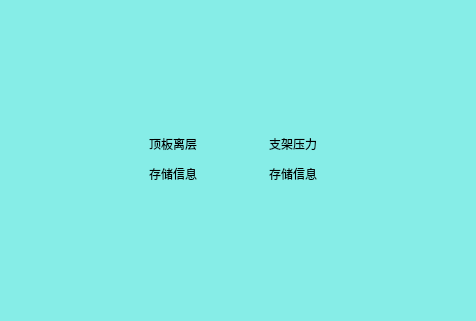
<?xml version="1.0" encoding="UTF-8"?>
<ui version="4.0">
 <class>Storesinformation</class>
 <widget class="QDialog" name="Storesinformation">
  <property name="geometry">
   <rect>
    <x>0</x>
    <y>0</y>
    <width>476</width>
    <height>321</height>
   </rect>
  </property>
  <property name="windowTitle">
   <string>Dialog</string>
  </property>
  <property name="styleSheet">
   <string notr="true">background-color: rgb(134,237,231);</string>
  </property>
  <widget class="QWidget" name="">
   <property name="geometry">
    <rect>
     <x>116</x>
     <y>12</y>
     <width>234</width>
     <height>257</height>
    </rect>
   </property>
   <layout class="QHBoxLayout" name="horizontalLayout">
    <item>
     <layout class="QVBoxLayout" name="verticalLayout">
      <item>
       <widget class="QPushButton" name="roofButton">
        <property name="minimumSize">
         <size>
          <width>111</width>
          <height>111</height>
         </size>
        </property>
        <property name="styleSheet">
         <string notr="true">QPushButton { background-color: rgb(134,237,231); border-radius: 3px; color: rgb(255, 255, 255); } QPushButton:focus { background-color: rgb(244,236,2); }</string>
        </property>
        <property name="text">
         <string/>
        </property>
        <property name="icon">
         <iconset resource="pingbao.qrc">
          <normaloff>:/new/prefix1/ICON/6/1 (44).png</normaloff>:/new/prefix1/ICON/6/1 (44).png</iconset>
        </property>
        <property name="iconSize">
         <size>
          <width>100</width>
          <height>100</height>
         </size>
        </property>
        <property name="flat">
         <bool>true</bool>
        </property>
       </widget>
      </item>
      <item>
       <widget class="QLabel" name="label">
        <property name="text">
         <string>&lt;html&gt;&lt;head/&gt;&lt;body&gt;&lt;p align=&quot;center&quot;&gt;顶板离层&lt;/p&gt;&lt;p align=&quot;center&quot;&gt;存储信息&lt;/p&gt;&lt;p align=&quot;center&quot;&gt;&lt;br/&gt;&lt;/p&gt;&lt;p align=&quot;center&quot;&gt;&lt;br/&gt;&lt;/p&gt;&lt;/body&gt;&lt;/html&gt;</string>
        </property>
       </widget>
      </item>
     </layout>
    </item>
    <item>
     <layout class="QVBoxLayout" name="verticalLayout_2">
      <item>
       <widget class="QPushButton" name="stentPressureButton">
        <property name="minimumSize">
         <size>
          <width>111</width>
          <height>111</height>
         </size>
        </property>
        <property name="styleSheet">
         <string notr="true">QPushButton { background-color: rgb(134,237,231); border-radius: 3px; color: rgb(255, 255, 255); } QPushButton:focus { background-color: rgb(244,236,2); }</string>
        </property>
        <property name="text">
         <string/>
        </property>
        <property name="icon">
         <iconset resource="pingbao.qrc">
          <normaloff>:/new/prefix1/ICON/6/1 (45).png</normaloff>:/new/prefix1/ICON/6/1 (45).png</iconset>
        </property>
        <property name="iconSize">
         <size>
          <width>100</width>
          <height>100</height>
         </size>
        </property>
        <property name="flat">
         <bool>true</bool>
        </property>
       </widget>
      </item>
      <item>
       <widget class="QLabel" name="label_2">
        <property name="text">
         <string>&lt;html&gt;&lt;head/&gt;&lt;body&gt;&lt;p align=&quot;center&quot;&gt;支架压力&lt;/p&gt;&lt;p align=&quot;center&quot;&gt;存储信息&lt;/p&gt;&lt;p align=&quot;center&quot;&gt;&lt;br/&gt;&lt;/p&gt;&lt;p align=&quot;center&quot;&gt;&lt;br/&gt;&lt;/p&gt;&lt;/body&gt;&lt;/html&gt;</string>
        </property>
       </widget>
      </item>
     </layout>
    </item>
   </layout>
  </widget>
 </widget>
 <resources>
  <include location="pingbao.qrc"/>
 </resources>
 <connections/>
</ui>
